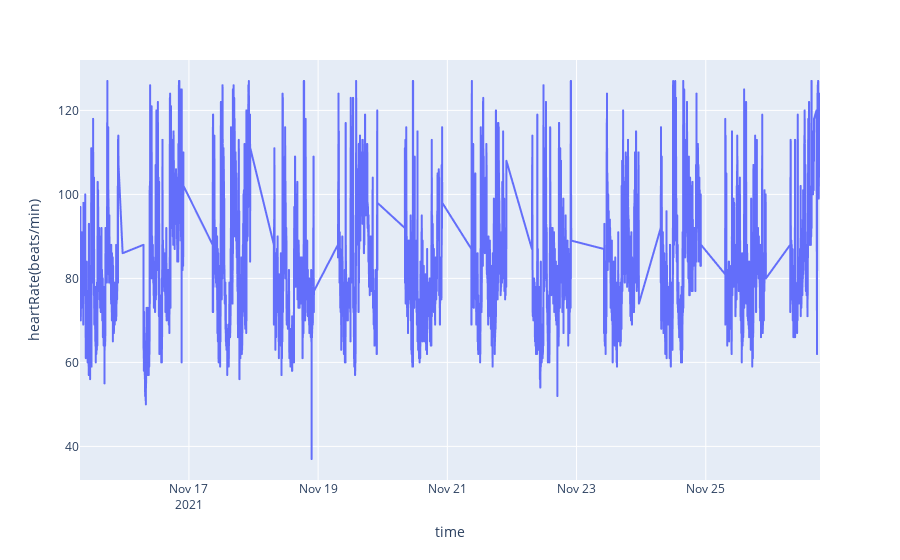

The notebook cell saved with this chart:
### Code cell
fig = px.line(timestamp_trans(df_data[:10000]), x='time', y='heartRate(beats/min)')
fig.show()

### Figure 1 — Plotly figure (JSON) as saved in the notebook; plotly's stock layout.template omitted (floating-point values rounded to 4 significant figures; data arrays with more than 128 entries replaced by an {"elided": "..."} marker saying what was removed)
{"data": [{"hovertemplate": "time=%{x}<br>heartRate(beats/min)=%{y}<extra></extra>", "legendgroup": "", "line": {"color": "#636efa", "dash": "solid"}, "marker": {"symbol": "circle"}, "mode": "lines", "name": "", "showlegend": false, "type": "scattergl", "x": {"elided": "10000 str values"}, "xaxis": "x", "y": {"elided": "10000 int values"}, "yaxis": "y"}], "layout": {"legend": {"tracegroupgap": 0}, "margin": {"t": 60}, "xaxis": {"anchor": "y", "domain": [0, 1], "title": {"text": "time"}}, "yaxis": {"anchor": "x", "domain": [0, 1], "title": {"text": "heartRate(beats/min)"}}}}
